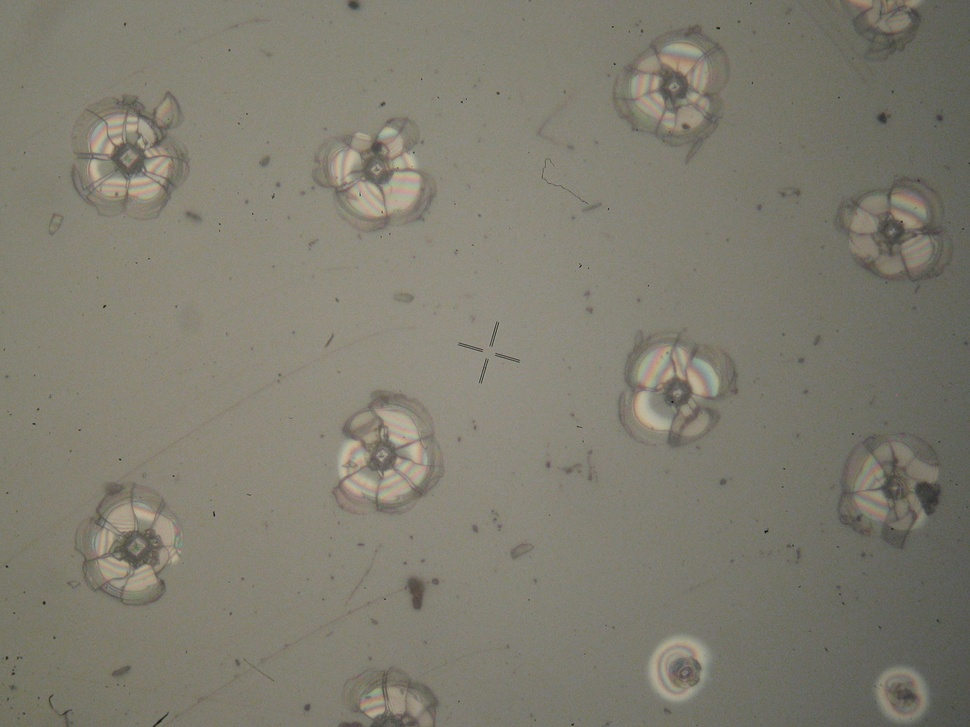
#> input picture PoSi/PoSi_2.jpg, 970 x 727 px, shrunk from 2272 x 1704 before the run
$ python pattern_recognition.py
#> lines starting #> are read from the running program, lines starting #| are printed output that depends on the picture
from cProfile import label
from tracemalloc import start
import matplotlib.pyplot as plt
from matplotlib.text import OffsetFrom

from cmath import pi
import time
from PIL import Image
import math

from skimage.color import rgb2gray
from skimage.measure import find_contours, approximate_polygon
from skimage import color, morphology
from skimage.draw import circle_perimeter
from skimage.transform import hough_circle, hough_circle_peaks
from skimage.filters import gaussian
import numpy as np

def userInput():

    userInput.path = input("Enter image full path: ")
#> the answer given: PoSi/PoSi_2.jpg
    userInput.scale = int(input ("Scale number in pixels: "))
#> the answer given: 3
    userInput.length = int(input("Length of a single scale: "))
#> the answer given: 3
    userInput.pressure = int(input("Indentor pressure in gramms: "))
#> the answer given: 3
    # [4 lines of commented-out code are left out]

def main():
    userInput()
    original_image_1 = Image.open(userInput.path)
#> original_image_1 is the input picture: PIL image 970x727 RGB; mean R, G, B 127.5, 124.5, 112

    # Grayscaling and comparison of original image in MatPlot Lib
    grayscale_image_1 = rgb2gray(original_image_1)

    # Showing made changes on Plot and comparing with Original
    fig,  ax = plt.subplots(figsize=(8, 4))

    # Removal of small objects from Image
    footprint_1 = morphology.disk(3)
    res_1 = morphology.white_tophat(grayscale_image_1, footprint_1)
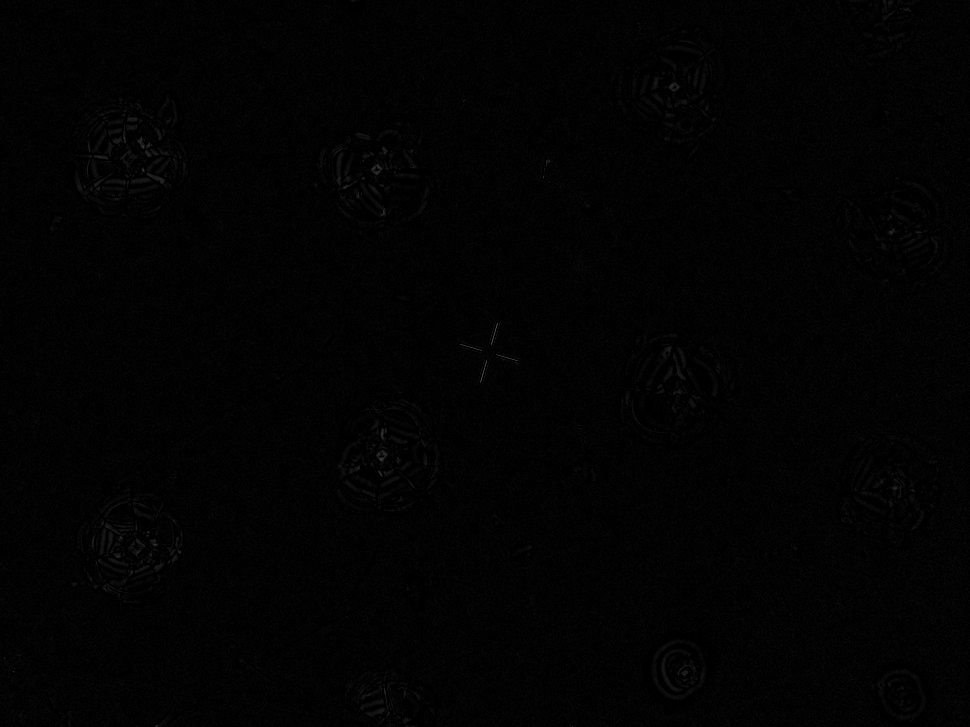
#> res_1: shape (727, 970) float64; min 0, max 0.315, mean 0.0106
    filtered_image = grayscale_image_1 - res_1
    gaussian_filter = gaussian(filtered_image, sigma=10, preserve_range=False)
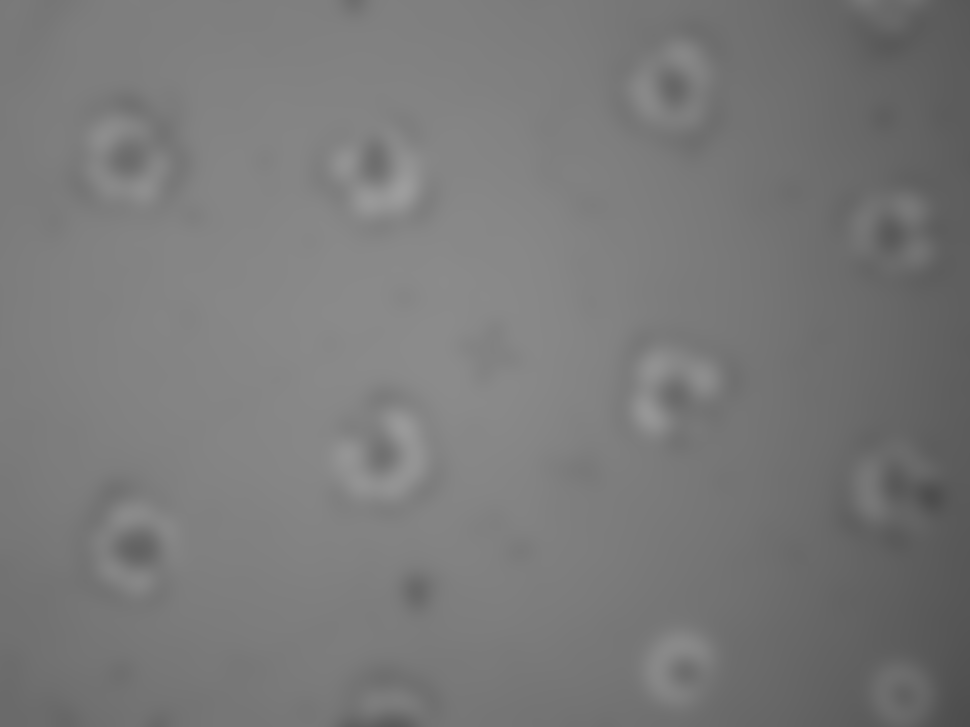
#> gaussian_filter: shape (727, 970) float64; min 0.302, max 0.619, mean 0.476

    # Detect possible edges
    # edges = feature.canny(gaussian_filter, sigma=1, low_threshold=0.00001, high_threshold=0.00009)

    ax.set_xticks([]),  ax.set_yticks([])
    ax.set_title("Pressure: " + str(userInput.pressure), fontsize = 20)

    contours_1 = find_contours(gaussian_filter, fully_connected='high', positive_orientation='high')
#> contours_1 = 18 point arrays, longest 1920 points
    area_list = []

    # Scale length in mk metters
    scale_length = math.pow(int(userInput.length), -6)
    i = 0
    for contour in contours_1:

        ax.plot(contour[:, 1], contour[:, 0], linewidth = 1)

        # if contour[0][0] == contour[-1][0] and len(contour) < 4000:
        coords = approximate_polygon(contour, tolerance = 20)
        if len(coords) == 5:

            i = i + 1
            ax.plot(coords[:, 1], coords[:, 0],  linewidth = 3, label = i)
            print(coords)

            # Dioganals of squares
            diogan_1 = math.sqrt(math.pow(coords[0][0]-coords[2][0],2) + math.pow(coords[0][1]-coords[2][1], 2))
            diogan_2 = math.sqrt(math.pow(coords[1][0]-coords[3][0],2) + math.pow(coords[1][1]-coords[3][1], 2))

            # Rounding with two decimals
            scaled_diogan_1 =  scale_length * diogan_1/userInput.scale
            scaled_diogan_2 =  scale_length * diogan_2/userInput.scale

            # Area by diogonals and diveded by two

            area = scaled_diogan_1*scaled_diogan_1/2

            print("First dioganal: " + str(scaled_diogan_1))
            print("Second dioganal: " + str(scaled_diogan_2))
            print("Found Area of polygone: " + str(area))

            # P - gramm pressure (нагрузка)
            P = userInput.pressure * math.pow(10,-3) * 10

            H = (1.854 * P) / (scaled_diogan_1 * scaled_diogan_2)

            print("H for " + str(i) +": " + str(round(H,2)))
            ax.annotate(
                'H for:' + str(i) + '\n' + str(round(H,2)),
                xy=(coords[0][1], coords[0][0]), xycoords='data',
                xytext=(-70, -80), textcoords='offset points',
                size=10,
                bbox=dict(boxstyle="round4,pad=.5", fc="0.8"),
                arrowprops=dict(arrowstyle="->",
                connectionstyle="angle,angleA=0,angleB=-90,rad=10"))
            area_list.append(area)
#> this loop made 18 passes
#> coords on passes 1, 3, 4, 5, 6, 7, 8, 9, 10, 11, 12, 13: [[0, 363.8], [0, 342.8]], [[105, 678.7], [70.6, 665], [105, 678.7]], [[111, 139.8], [101, 117.2], [111, 139.8]], [[139, 166.3], [139, 166.3]], [[171, 131.5], [144.5, 130], [171, 131.5]], [[174, 378.1], [146.9, 374], [174, 378.1]], [[215.1, 913], [215.1, 913]], [[228.1, 862], [228.1, 862]], [[450, 684.9], [450, 684.9]], [[463, 382.7], [463, 382.7]], [[508, 872], [471.1, 867], [508, 872]], [[525, 90.53], [484.9, 125], [525, 90.53]]
#> after the loop, area_list = []; i = 0


    # [29 lines of commented-out code are left out]
    ax.imshow(grayscale_image_1, cmap=plt.cm.gray)
    fig.tight_layout()

if __name__=="__main__":
    start_time = time.time()
    main()
    print("--- Execution %s seconds ---" % round(time.time() - start_time))
    plt.show()
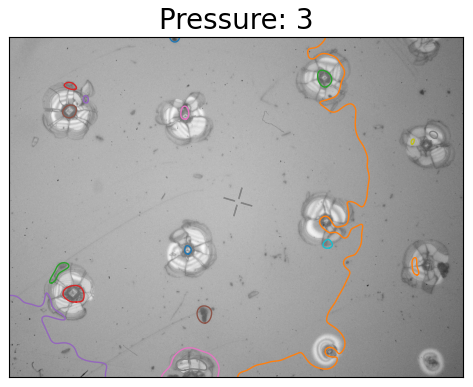
#> figure drawn by matplotlib, 1 panel
